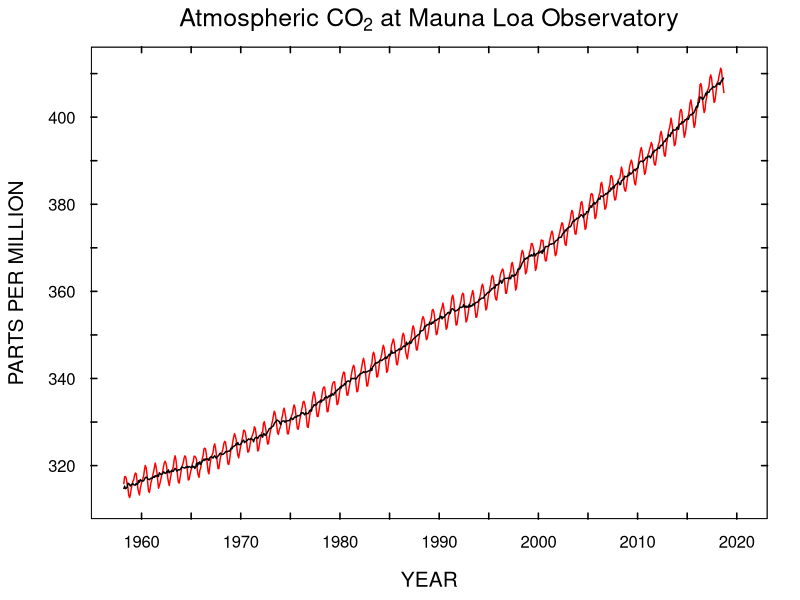
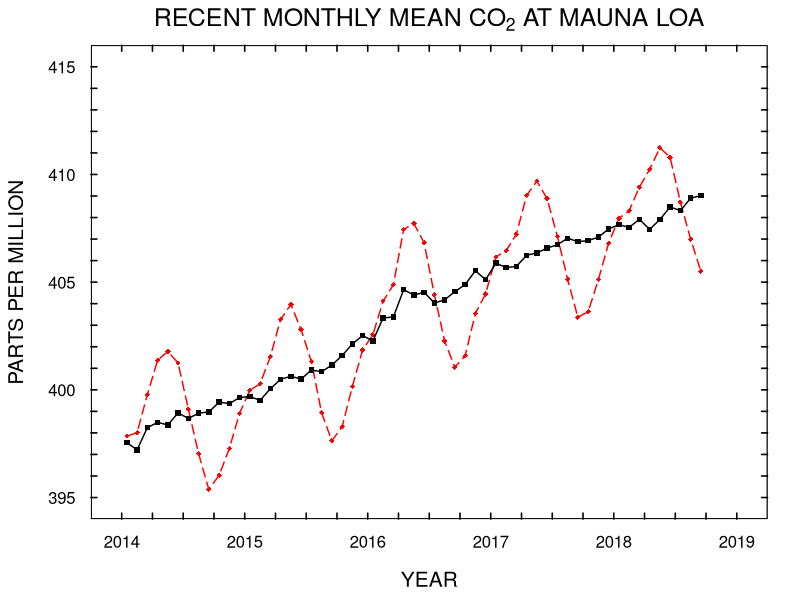

The R script that drew these images, in order:
## ---- chunk 1
# Read in the datasets and load any necessary packages here
# Suppress the code and any messages / warnings it produces

library(dplyr)    # needed for cool data manipulation, like filter and mutate
library(ggplot2)  # needed for cool data visualization
library(ggthemes) # needed for theme_base()

ANNUAL  <- read.csv("CO2annualM.csv")
MONTHLY <- read.csv("CO2monthlyM.csv")
WEEKLY  <- read.csv("CO2weeklyM.csv")
GROWTH  <- read.csv("CO2growthM.csv")
## ---- chunk 2
NOAATHEME <- theme_base(base_size = 15) +
             theme(axis.ticks.length = unit(-0.15, "cm"),
                   axis.text.x = element_text(margin = unit(c(0.4, 0.4, 0.4, 0.4), "cm")), 
                   axis.text.y = element_text(margin = unit(c(0.4, 0.4, 0.4, 0.4), "cm")),
                   plot.title = element_text(hjust = 0.5, margin = unit(c(0, 0, -0.4, 0), "cm")),
                   plot.background=element_blank())
## ---- chunk 3
ggplot(MONTHLY) +
  geom_line(aes(x= decimaldate, y = interpolated), col = "red") +
  geom_line(aes(x= decimaldate, y = trend), col="black") +
  ggtitle(expression("Atmospheric CO"[2]*" at Mauna Loa Observatory")) +
  scale_x_continuous(breaks = seq(1960, 2020, 5), 
                     labels = c("1960", "", 
                                "1970", "", 
                                "1980", "", 
                                "1990", "", 
                                "2000", "",
                                "2010", "", 
                                "2020"),
                     limits = c(min(MONTHLY$year), 2020),
                     sec.axis = dup_axis(labels = NULL, name ="")) +  
  scale_y_continuous(breaks = seq(320, 410, 10), 
                     labels = c("320", "",
                                "340", "",
                                "360", "",
                                "380", "",
                                "400", ""),
                     sec.axis = dup_axis(labels = NULL, name ="")) +
  ylab("PARTS PER MILLION") +
  xlab("YEAR") +
  NOAATHEME
## ---- chunk 4
MONTHLY2014 <- MONTHLY %>% filter(year >= 2014)

ggplot(MONTHLY2014) +
  geom_line(aes(x= decimaldate, y = interpolated), col = "red", linetype = 5) +
  geom_point(aes(x= decimaldate, y = interpolated), col = "red", shape=18) +
  geom_line(aes(x= decimaldate, y = trend), col="black") +
  geom_point(aes(x= decimaldate, y = trend), col = "black", shape=15) +
  scale_x_continuous(breaks = seq(2014, 2019, .25), 
                     labels = c("2014", rep("", 3), 
                                "2015", rep("", 3), 
                                "2016", rep("", 3),
                                "2017", rep("", 3),
                                "2018", rep("", 3),
                                "2019"),
                     limits = c(2014, 2019),
                     sec.axis = dup_axis(labels = NULL, name ="")) +
  scale_y_continuous(breaks = 395:415, 
                     labels = c("395", rep("", 4),
                                "400", rep("", 4),
                                "405", rep("", 4),
                                "410", rep("", 4),
                                "415"),
                     limits = c(395, 415),
                     sec.axis = dup_axis(labels = NULL, name ="")) +
  ggtitle(expression("RECENT MONTHLY MEAN CO"[2]*" AT MAUNA LOA")) +
  ylab("PARTS PER MILLION") +
  xlab("YEAR") +
  NOAATHEME

# Note: expand = c(0, 0) will get rid of the exta padding at the ends
# of the x-axis, but the tick marks and axis lines will overlap oddly 
